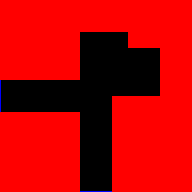

The image is a tile-based game level rendered from a .tmx file. Its description and complete source (layers, tilesets, objects, tile grids) follow:
An orthogonal 12x12 tile map with 16x16 px tiles, 2 tile layers (Camada de Tiles 1, Camada de Tiles 2).

<map version="2017.05.16" orientation="orthogonal" renderorder="right-down" width="12" height="12" tilewidth="16" tileheight="16" nextobjectid="1">
 <tileset firstgid="1" source="../../../objects/hitbox.tsx" />
 <layer name="Camada de Tiles 1" width="12" height="12">
  <data encoding="csv">
2,2,2,2,2,2,2,2,2,2,2,2,
2,2,2,2,2,2,2,2,2,2,2,2,
2,2,2,2,2,1,1,1,2,2,2,2,
2,2,2,2,2,1,1,1,1,1,2,2,
2,2,2,2,2,1,1,1,1,1,2,2,
1,1,1,1,1,1,1,1,1,1,2,2,
1,1,1,1,1,1,1,2,2,2,2,2,
2,2,2,2,2,1,1,2,2,2,2,2,
2,2,2,2,2,1,1,2,2,2,2,2,
2,2,2,2,2,1,1,2,2,2,2,2,
2,2,2,2,2,1,1,2,2,2,2,2,
2,2,2,2,2,1,1,2,2,2,2,2
</data>
 </layer>
 <layer name="Camada de Tiles 2" width="12" height="12">
  <data encoding="csv">
0,0,0,0,0,0,0,0,0,0,0,0,
0,0,0,0,0,0,0,0,0,0,0,0,
0,0,0,0,0,0,0,0,0,0,0,0,
0,0,0,0,0,0,0,0,0,0,0,0,
0,0,0,0,0,0,0,0,0,0,0,0,
9,0,0,0,0,0,0,0,0,0,0,0,
9,0,0,0,0,0,0,0,0,0,0,0,
0,0,0,0,0,0,0,0,0,0,0,0,
0,0,0,0,0,0,0,0,0,0,0,0,
0,0,0,0,0,0,0,0,0,0,0,0,
0,0,0,0,0,0,0,0,0,0,0,0,
0,0,0,0,0,12,12,0,0,0,0,0
</data>
 </layer>
</map>
